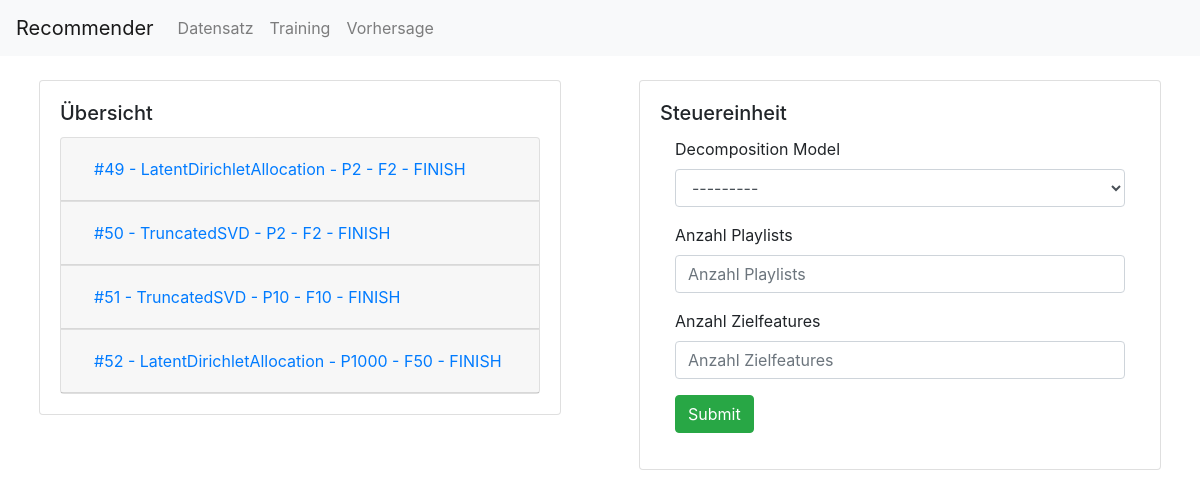
The app's page /dataset, older data.
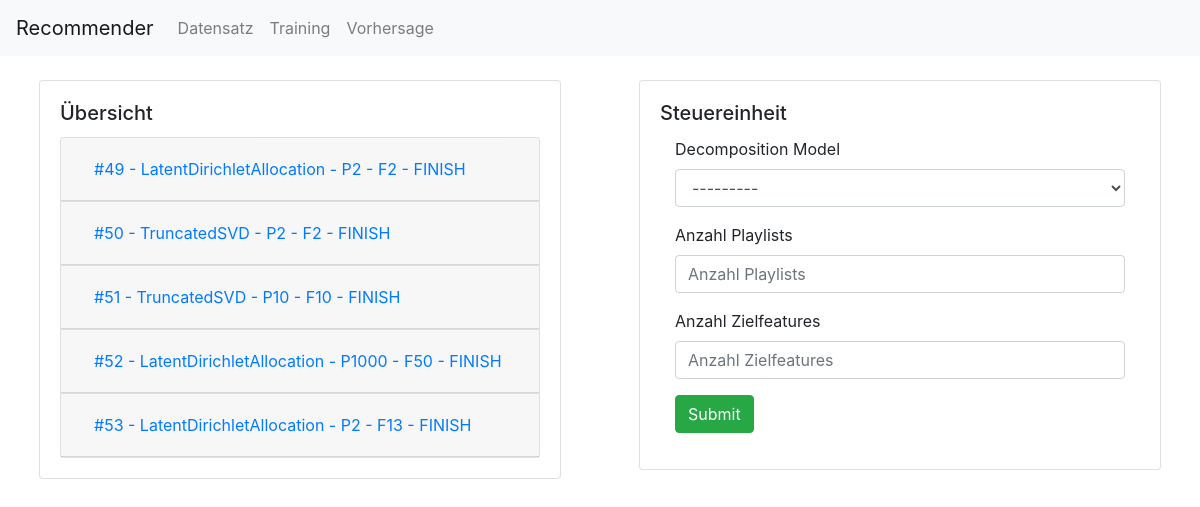
The same page, newer data.
### recommender/models.py (models this page shows, shortened)
class Preparation_Session(models.Model):
    environment = models.ForeignKey(Environment, on_delete=models.PROTECT)
    decomposition = models.ForeignKey(Decomposition, on_delete=models.PROTECT)
    status = models.CharField(max_length=20)
    num_initial_pids = models.IntegerField()
    num_target_features = models.IntegerField()
    meta = models.ForeignKey(Session_Meta, on_delete=models.CASCADE)
    def __str__(self):
        return '#{} - {} - P{} - F{} - {}'.format(self.id, self.decomposition, self.num_initial_pids,
                                                  self.num_target_features, self.status)

class Decomposition(models.Model):
    name = models.CharField(max_length=50)
    def __str__(self):
        return self.name

### recommender/views.py (the view)
# urls.py: url(r'^dataset$', views.dataset, name='dataset'),
def dataset(request):
    if request.method == "POST":
        form = PreparationControlForm(request.POST)
        if form.is_valid():
            preparation_session = form.save(commit=False)
            preparation_session.start()
    preparation_control_form = PreparationControlForm()
    context = {'preparation_control_form': preparation_control_form,
               'preparation_sessions': Preparation_Session.objects.all()}
    return render(request, 'recommender/dataset.html', context)

### recommender/forms.py
class PreparationControlForm(forms.ModelForm):
    def __init__(self, *args, **kwargs):
        super(PreparationControlForm, self).__init__(*args, **kwargs)
        self.fields['num_initial_pids'].widget.attrs['min'] = 2
        self.fields['num_initial_pids'].widget.attrs['max'] = 1000000
        self.fields['num_target_features'].widget.attrs['min'] = 2
        self.fields['num_target_features'].widget.attrs['max'] = 2262292
    class Meta:
        model = Preparation_Session
        fields = ('decomposition', 'num_initial_pids', 'num_target_features')
        labels = {
            'decomposition': _('Decomposition Model'),
            'num_initial_pids': _('Anzahl Playlists'),
            'num_target_features': _('Anzahl Zielfeatures'),
        }

### recommender/templates/recommender/dataset.html (shortened to what this page needs)
{% extends 'recommender/base.html' %}
{% load bootstrap3 %}
{% block pagecontent %}
<div class="container-fluid">
    <div class="row">
        <div class="col-sm">
            <div class="card grid-card">
                <div class="card-body">
                    <h5 class="card-title">Übersicht</h5>
                    {% if preparation_sessions %}
                    <div class="accordion" id="preparation-sessions-accordion">
                        {% for session in preparation_sessions %}
                        <div class="card">
                            <div class="card-header" id="heading{{session.id}}">
                                <h5 class="mb-0">
                                    <button class="btn btn-link" type="button" data-toggle="collapse"
                                            data-target="#collapse{{session.id}}" aria-expanded="true"
                                            aria-controls="collapse{{session.id}}">
                                        {{session}}
                                    </button>
                                </h5>
                            </div>
                        </div>
                        {% endfor %}
                    </div>
                    {% else %}
                    <div class="alert alert-info" role="alert">
                        Es wurde keine Aufbereitungssession gefunden!
                    </div>
                    {% endif %}
                </div>
            </div>
        </div>
        <div class="col-sm">
            <div class="card grid-card">
                <div class="card-body">
                    <h5 class="card-title">Steuereinheit</h5>
                    <form method="POST" class="post-form">{% csrf_token %}
                        <div class="container">
                            {% bootstrap_form preparation_control_form %}
                            {% buttons %}
                            <button type="submit" class="btn btn-success">
                                {% bootstrap_icon "star" %} Submit
                            </button>
                            {% endbuttons %}
                        </div>
                    </form>
                </div>
            </div>
        </div>
    </div>
</div>
{% endblock %}

### recommender/templates/recommender/base.html (shortened to what this page needs)
{% load static %}
<html lang="en">
<head>
    <link rel="stylesheet" href="https://stackpath.bootstrapcdn.com/bootstrap/4.1.1/css/bootstrap.min.css"
>
    <link rel="stylesheet" href="../../static/css/uthoern.css"/>
</head>
<body>
{% include 'recommender/partials/nav-bar.html' %}
{% block pagecontent %}
{% endblock %}
</body>
</html>

### recommender/templates/recommender/partials/nav-bar.html (shortened to what this page needs)
<nav class="navbar navbar-expand-lg navbar-light bg-light">
    <a class="navbar-brand" href="#">Recommender</a>
    <div class="collapse navbar-collapse" id="navbarNav">
        <ul class="navbar-nav">
            <li class="nav-item">
                <a class="nav-link" href="{% url 'dataset' %}">Datensatz</a>
            </li>
            <li class="nav-item">
                <a class="nav-link" href="{% url 'training' %}">Training</a>
            </li>
            <li class="nav-item">
                <a class="nav-link" href="{% url 'prediction' %}">Vorhersage</a>
            </li>
        </ul>
    </div>
</nav>

### recommender/static/css/uthoern.css (style rules this page uses)
.grid-card { margin: 1.5rem; }

Row changes from the older to the newer data that the page shows:
added Preparation_Session: id+decomposition+num_initial_pids "#53 - LatentDirichletAllocation - P2 - F13 - FINISH"
